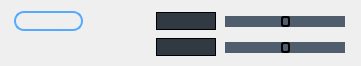
         <widget class="QWidget" name="scrollAreaWidgetContents_5">
          <property name="geometry">
           <rect>
            <x>0</x>
            <y>0</y>
            <width>361</width>
            <height>64</height>
           </rect>
          </property>
          <property name="sizePolicy">
           <sizepolicy hsizetype="Preferred" vsizetype="Maximum">
            <horstretch>0</horstretch>
            <verstretch>0</verstretch>
           </sizepolicy>
          </property>
          <layout class="QGridLayout" name="layout_parametrosstubs">
           <property name="bottomMargin">
            <number>9</number>
           </property>
           <item row="0" column="2">
            <widget class="QLineEdit" name="linedit_d1">
             <property name="enabled">
              <bool>true</bool>
             </property>
             <property name="sizePolicy">
              <sizepolicy hsizetype="Fixed" vsizetype="Fixed">
               <horstretch>0</horstretch>
               <verstretch>0</verstretch>
              </sizepolicy>
             </property>
             <property name="minimumSize">
              <size>
               <width>60</width>
               <height>0</height>
              </size>
             </property>
             <property name="maximumSize">
              <size>
               <width>60</width>
               <height>16777215</height>
              </size>
             </property>
             <property name="focusPolicy">
              <enum>Qt::ClickFocus</enum>
             </property>
             <property name="styleSheet">
              <string notr="true">QLineEdit{
border:1px solid rgb(0, 0, 0);
border-radius: 10px;
color:rgb(238, 238, 238);
font: 75 10pt &quot;MS Shell Dlg 2&quot;;
padding-left: 5px;
padding-right: 5px;
background-color: rgb(49, 58, 67);
}
QLineEdit:hover{
border: 1px solid rgb(85,170,255);
background-color:rgb(79, 93, 108);
}
QLineEdit:focus{
border: 1px solid rgb(85,170,255);
background-color:rgb(79, 93, 108);
}
</string>
             </property>
            </widget>
           </item>
           <item row="0" column="1">
            <widget class="QLabel" name="lbl_d1">
             <property name="sizePolicy">
              <sizepolicy hsizetype="Maximum" vsizetype="Preferred">
               <horstretch>0</horstretch>
               <verstretch>0</verstretch>
              </sizepolicy>
             </property>
             <property name="styleSheet">
              <string notr="true">color:rgb(238, 238, 238);
font: 75 10pt &quot;MS Shell Dlg 2&quot;;</string>
             </property>
             <property name="text">
              <string> D1 (mm):</string>
             </property>
             <property name="alignment">
              <set>Qt::AlignRight|Qt::AlignTrailing|Qt::AlignVCenter</set>
             </property>
            </widget>
           </item>
           <item row="0" column="0">
            <widget class="QLabel" name="lbl_stub1">
             <property name="sizePolicy">
              <sizepolicy hsizetype="Maximum" vsizetype="Expanding">
               <horstretch>0</horstretch>
               <verstretch>0</verstretch>
              </sizepolicy>
             </property>
             <property name="minimumSize">
              <size>
               <width>69</width>
               <height>0</height>
              </size>
             </property>
             <property name="styleSheet">
              <string notr="true">color:rgb(238, 238, 238);
font: 75 10pt &quot;MS Shell Dlg 2&quot;;

border: 2px solid;
border-color:rgb(85,170,255);
border-radius: 10px;
padding-left: 5px;
padding-right: 5px;</string>
             </property>
             <property name="frameShape">
              <enum>QFrame::Box</enum>
             </property>
             <property name="text">
              <string>Stub 1:</string>
             </property>
             <property name="alignment">
              <set>Qt::AlignLeading|Qt::AlignLeft|Qt::AlignVCenter</set>
             </property>
            </widget>
           </item>
           <item row="0" column="3">
            <widget class="QSlider" name="slider_d1">
             <property name="sizePolicy">
              <sizepolicy hsizetype="Fixed" vsizetype="Fixed">
               <horstretch>0</horstretch>
               <verstretch>0</verstretch>
              </sizepolicy>
             </property>
             <property name="minimumSize">
              <size>
               <width>120</width>
               <height>20</height>
              </size>
             </property>
             <property name="maximumSize">
              <size>
               <width>120</width>
               <height>20</height>
              </size>
             </property>
             <property name="styleSheet">
              <string notr="true">QSlider::groove:horizontal {
    border: 2px solid black;
	border-radius: 0px;
    height: 7px; 
}

QSlider::handle:horizontal {
    background: rgb(79, 93, 108);
    border: 2px solid black;
    width: 5px;
    margin: -2px 0;
    border-radius: 3px;
}

QSlider::add-page:horizontal {
    background:rgb(79, 93, 108);
}

QSlider::sub-page:horizontal {
    background: rgb(79, 93, 108);
}</string>
             </property>
             <property name="maximum">
              <number>100</number>
             </property>
             <property name="pageStep">
              <number>1</number>
             </property>
             <property name="value">
              <number>50</number>
             </property>
             <property name="orientation">
              <enum>Qt::Horizontal</enum>
             </property>
             <property name="invertedAppearance">
              <bool>false</bool>
             </property>
            </widget>
           </item>
           <item row="1" column="1">
            <widget class="QLabel" name="lbl_l1">
             <property name="sizePolicy">
              <sizepolicy hsizetype="Maximum" vsizetype="Preferred">
               <horstretch>0</horstretch>
               <verstretch>0</verstretch>
              </sizepolicy>
             </property>
             <property name="styleSheet">
              <string notr="true">color:rgb(238, 238, 238);
font: 75 10pt &quot;MS Shell Dlg 2&quot;;</string>
             </property>
             <property name="text">
              <string>  L1 (mm):</string>
             </property>
             <property name="alignment">
              <set>Qt::AlignRight|Qt::AlignTrailing|Qt::AlignVCenter</set>
             </property>
            </widget>
           </item>
           <item row="1" column="2">
            <widget class="QLineEdit" name="linedit_l1">
             <property name="sizePolicy">
              <sizepolicy hsizetype="Fixed" vsizetype="Fixed">
               <horstretch>0</horstretch>
               <verstretch>0</verstretch>
              </sizepolicy>
             </property>
             <property name="minimumSize">
              <size>
               <width>60</width>
               <height>0</height>
              </size>
             </property>
             <property name="maximumSize">
              <size>
               <width>60</width>
               <height>16777215</height>
              </size>
             </property>
             <property name="focusPolicy">
              <enum>Qt::ClickFocus</enum>
             </property>
             <property name="styleSheet">
              <string notr="true">QLineEdit{
border:1px solid rgb(0, 0, 0);
border-radius: 10px;
color:rgb(238, 238, 238);
font: 75 10pt &quot;MS Shell Dlg 2&quot;;
padding-left: 5px;
padding-right: 5px;
background-color: rgb(49, 58, 67);
}
QLineEdit:hover{
border: 1px solid rgb(85,170,255);
background-color:rgb(79, 93, 108);
}
QLineEdit:focus{
border: 1px solid rgb(85,170,255);
background-color:rgb(79, 93, 108);
}
</string>
             </property>
            </widget>
           </item>
           <item row="1" column="3">
            <widget class="QSlider" name="slider_l1">
             <property name="sizePolicy">
              <sizepolicy hsizetype="Fixed" vsizetype="Fixed">
               <horstretch>0</horstretch>
               <verstretch>0</verstretch>
              </sizepolicy>
             </property>
             <property name="minimumSize">
              <size>
               <width>120</width>
               <height>20</height>
              </size>
             </property>
             <property name="maximumSize">
              <size>
               <width>120</width>
               <height>20</height>
              </size>
             </property>
             <property name="styleSheet">
              <string notr="true">QSlider::groove:horizontal {
    border: 2px solid black;
	border-radius: 0px;
    height: 7px; 
}

QSlider::handle:horizontal {
    background: rgb(79, 93, 108);
    border: 2px solid black;
    width: 5px;
    margin: -2px 0;
    border-radius: 3px;
}

QSlider::add-page:horizontal {
    background:rgb(79, 93, 108);
}

QSlider::sub-page:horizontal {
    background: rgb(79, 93, 108);
}</string>
             </property>
             <property name="maximum">
              <number>100</number>
             </property>
             <property name="pageStep">
              <number>1</number>
             </property>
             <property name="value">
              <number>50</number>
             </property>
             <property name="orientation">
              <enum>Qt::Horizontal</enum>
             </property>
             <property name="invertedAppearance">
              <bool>false</bool>
             </property>
            </widget>
           </item>
          </layout>
         </widget>
